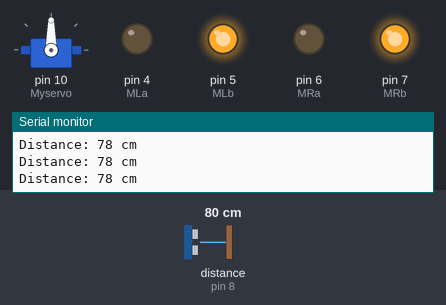
The sketch below on a simulated Arduino Uno, built with avr-gcc and run on an emulated ATmega328P. Shown: servo, output pins drawn as LEDs (lit = HIGH), the last lines printed to the serial monitor. Wiring (inferred from the names in the program): ultrasonic range finder: trigger pin 9; echo pin 8. Inputs (shaded band) come from the test bench; at power-on: distance to the obstacle (sensor on pin 8) 80 cm. The echo pulse lasts 58.3 µs per cm; pins used as bus, display or sensor lines are not drawn.

Above: at 1.3 s.
1.4 s: distance to the obstacle (sensor on pin 8) set to 18 cm
2.9 s: distance to the obstacle (sensor on pin 8) set to 15 cm
At 3.4 s:
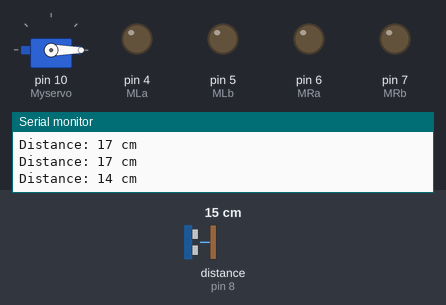
5.9 s: distance to the obstacle (sensor on pin 8) set to 35 cm
At 7.2 s:
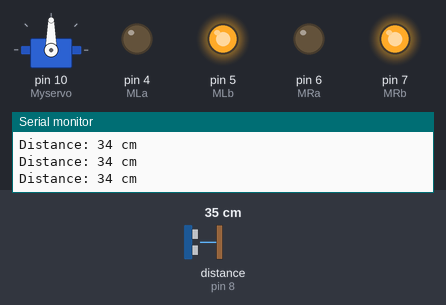
7.6 s: distance to the obstacle (sensor on pin 8) set to 2 cm
At 8.6 s:
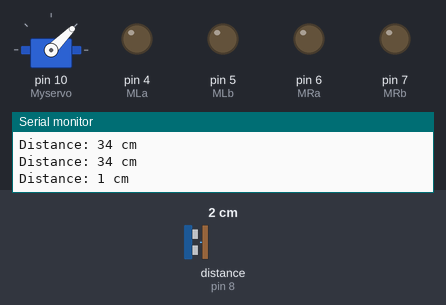
Timing chart, 0 to 11.6 s (numbered marks = the images above; inputs shaded):
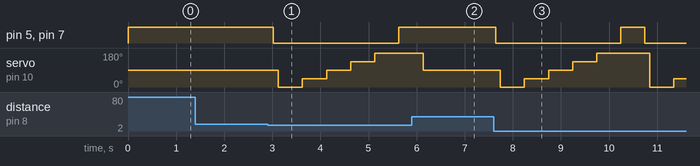

Measured:
- the behaviour switches between 17 and 16 cm on distance to the obstacle (sensor on pin 8) (found by bisection; images 0 and 1)
- after the input at 2.9 s, pin 5 (MLb), pin 7 (MRb): HIGH → LOW after 0.12 s, → HIGH 2.6 s later; servo on pin 10 (Myservo): 90° → 0° after 0.22 s, → 45° 0.50 s later, → 90° 0.50 s later, → 135° 0.50 s later, … (5 changes in this stretch)
- after the input at 5.9 s, pin 5 (MLb), pin 7 (MRb): stays HIGH (without the input it goes to LOW after 0.23 s)
- after the input at 7.6 s, pin 5 (MLb), pin 7 (MRb): HIGH → LOW at once, → HIGH 2.6 s later, → LOW 0.50 s later; servo on pin 10 (Myservo): 90° → 0° after 0.14 s, → 45° 0.50 s later, → 90° 0.50 s later, → 135° 0.50 s later, … (7 changes in this stretch)

The sketch:

Arduino-Avoid.ino
```cpp
#include <Servo.h>

Servo Myservo;

#define trigPin 9           // Trig Pin Of HC-SR04
#define echoPin 8           // Echo Pin Of HC-SR04
#define MLa 4               // left motor 1st pin
#define MLb 5               // left motor 2nd pin
#define MRa 6               // right motor 1st pin
#define MRb 7               // right motor 2nd pin

long duration, distance;

void setup() {
  Serial.begin(9600);
  pinMode(MLa, OUTPUT);     // Set Motor Pins As O/P
  pinMode(MLb, OUTPUT);
  pinMode(MRa, OUTPUT);
  pinMode(MRb, OUTPUT);
  pinMode(trigPin, OUTPUT); // Set Trig Pin As O/P To Transmit Waves
  pinMode(echoPin, INPUT);  // Set Echo Pin As I/P To Receive Reflected Waves
  Myservo.attach(10);
}

void loop() {
  // Read distance in front
  digitalWrite(trigPin, LOW);
  delayMicroseconds(2);
  digitalWrite(trigPin, HIGH);       // Transmit Waves For 10us
  delayMicroseconds(10);
  digitalWrite(trigPin, LOW);  // Stops the trigPin

  duration = pulseIn(echoPin, HIGH); // Receive Reflected Waves
  distance = duration * 0.034 / 2;   // Get Distance

  Serial.print("Distance: ");
  Serial.print(distance);
  Serial.println(" cm");

  if (distance > 15) {               // Condition For Absence Of Obstacle
    Myservo.write(90);               // Rotate Servo to 90 degrees
    digitalWrite(MRb, HIGH);         // Move Forward
    digitalWrite(MRa, LOW);
    digitalWrite(MLb, HIGH);
    digitalWrite(MLa, LOW);
  } else if (distance <= 15 && distance > 0) {  // Condition For Presence Of Obstacle
    digitalWrite(MRb, LOW);        // Stop
    digitalWrite(MRa, LOW);
    digitalWrite(MLb, LOW);
    digitalWrite(MLa, LOW);
    delay(100);

    // Scanning all directions
    int foundPath = 0;
    for (int angle = 0; angle <= 180; angle += 45) { // Scan Left, Right, and Center
      Myservo.write(angle);
      delay(500);
      digitalWrite(trigPin, LOW);
      delayMicroseconds(2);
      digitalWrite(trigPin, HIGH);
      delayMicroseconds(10);
      digitalWrite(trigPin, LOW);
      duration = pulseIn(echoPin, HIGH);
      distance = duration * 0.034 / 2;
      if (distance > 15) {
        foundPath = angle;
        break;
      }
    }

    // Move to the detected direction if found
    if (foundPath == 0) {             // Move straight forward
      digitalWrite(MRb, HIGH);
      digitalWrite(MRa, LOW);
      digitalWrite(MLb, HIGH);
      digitalWrite(MLa, LOW);
    } else if (foundPath == 45) {     // Move slightly right
      digitalWrite(MRb, HIGH);
      digitalWrite(MRa, LOW);
      digitalWrite(MLb, LOW);
      digitalWrite(MLa, LOW);
    } else if (foundPath == 135) {    // Move slightly left
      digitalWrite(MRb, LOW);
      digitalWrite(MRa, LOW);
      digitalWrite(MLb, HIGH);
      digitalWrite(MLa, LOW);
    } else if (foundPath == 90) {     // Move forward
      digitalWrite(MRb, HIGH);
      digitalWrite(MRa, LOW);
      digitalWrite(MLb, HIGH);
      digitalWrite(MLa, LOW);
    } else {
      // No path found, move backward and re-scan
      digitalWrite(MRb, LOW);        // Move Backward
      digitalWrite(MRa, HIGH);
      digitalWrite(MLb, LOW);
      digitalWrite(MLa, HIGH);
      delay(500);
      digitalWrite(MRb, LOW);        // Stop
      digitalWrite(MRa, LOW);
      digitalWrite(MLb, LOW);
      digitalWrite(MLa, LOW);
      delay(100);

      for (int angle = 0; angle <= 180; angle += 45) { // Re-scan after moving backward
        Myservo.write(angle);
        delay(500);
        digitalWrite(trigPin, LOW);
        delayMicroseconds(2);
        digitalWrite(trigPin, HIGH);
        delayMicroseconds(10);
        digitalWrite(trigPin, LOW);
        duration = pulseIn(echoPin, HIGH);
        distance = duration * 0.034 / 2;
        if (distance > 15) {
          break;
        }
      }

      digitalWrite(MRb, HIGH); // Move Forward to the detected direction
      digitalWrite(MRa, LOW);
      digitalWrite(MLb, HIGH);
      digitalWrite(MLa, LOW);
    }
  }

  delay(500); // الانتظار لمدة 0.5 ثانية قبل التكرار التالي
}
```
